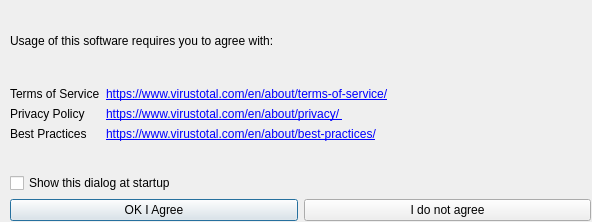
<?xml version="1.0" encoding="UTF-8"?>
<ui version="4.0">
 <class>ToSDialog</class>
 <widget class="QDialog" name="ToSDialog">
  <property name="geometry">
   <rect>
    <x>0</x>
    <y>0</y>
    <width>592</width>
    <height>222</height>
   </rect>
  </property>
  <property name="windowTitle">
   <string>Dialog</string>
  </property>
  <widget class="QWidget" name="verticalLayoutWidget">
   <property name="geometry">
    <rect>
     <x>10</x>
     <y>0</y>
     <width>581</width>
     <height>221</height>
    </rect>
   </property>
   <layout class="QVBoxLayout" name="verticalLayout">
    <property name="sizeConstraint">
     <enum>QLayout::SetMaximumSize</enum>
    </property>
    <item>
     <widget class="QLabel" name="label">
      <property name="text">
       <string>Usage of this software requires you to agree with:</string>
      </property>
     </widget>
    </item>
    <item>
     <layout class="QFormLayout" name="formLayout">
      <item row="0" column="0">
       <widget class="QLabel" name="label_2">
        <property name="text">
         <string>Terms of Service</string>
        </property>
       </widget>
      </item>
      <item row="0" column="1">
       <widget class="QLabel" name="label_3">
        <property name="text">
         <string>&lt;html&gt;&lt;a href=&quot;https://www.virustotal.com/en/about/terms-of-service/&quot;&gt;https://www.virustotal.com/en/about/terms-of-service/&lt;/a&gt;&lt;/html&gt;</string>
        </property>
        <property name="textFormat">
         <enum>Qt::RichText</enum>
        </property>
        <property name="openExternalLinks">
         <bool>true</bool>
        </property>
       </widget>
      </item>
      <item row="1" column="0">
       <widget class="QLabel" name="label_4">
        <property name="text">
         <string>Privacy Policy</string>
        </property>
       </widget>
      </item>
      <item row="1" column="1">
       <widget class="QLabel" name="label_5">
        <property name="text">
         <string>&lt;html&gt;
&lt;a href=&quot;https://www.virustotal.com/en/about/privacy/&quot;&gt;
https://www.virustotal.com/en/about/privacy/
&lt;/a&gt;
&lt;/html&gt;</string>
        </property>
        <property name="textFormat">
         <enum>Qt::RichText</enum>
        </property>
        <property name="openExternalLinks">
         <bool>true</bool>
        </property>
       </widget>
      </item>
      <item row="2" column="0">
       <widget class="QLabel" name="label_6">
        <property name="text">
         <string>Best Practices</string>
        </property>
       </widget>
      </item>
      <item row="2" column="1">
       <widget class="QLabel" name="label_7">
        <property name="text">
         <string>&lt;html&gt;&lt;a href=&quot;https://www.virustotal.com/en/about/best-practices/&quot;&gt;
https://www.virustotal.com/en/about/best-practices/&lt;/a&gt;&lt;/html&gt;</string>
        </property>
        <property name="textFormat">
         <enum>Qt::RichText</enum>
        </property>
       </widget>
      </item>
     </layout>
    </item>
    <item>
     <widget class="QCheckBox" name="show_tos_checkBox">
      <property name="text">
       <string>Show this dialog at startup</string>
      </property>
     </widget>
    </item>
    <item>
     <layout class="QHBoxLayout" name="horizontalLayout">
      <item>
       <widget class="QPushButton" name="okButton">
        <property name="text">
         <string>OK I Agree</string>
        </property>
       </widget>
      </item>
      <item>
       <widget class="QPushButton" name="cancelButton">
        <property name="text">
         <string>I do not agree</string>
        </property>
       </widget>
      </item>
     </layout>
    </item>
   </layout>
  </widget>
 </widget>
 <resources/>
 <connections/>
</ui>
